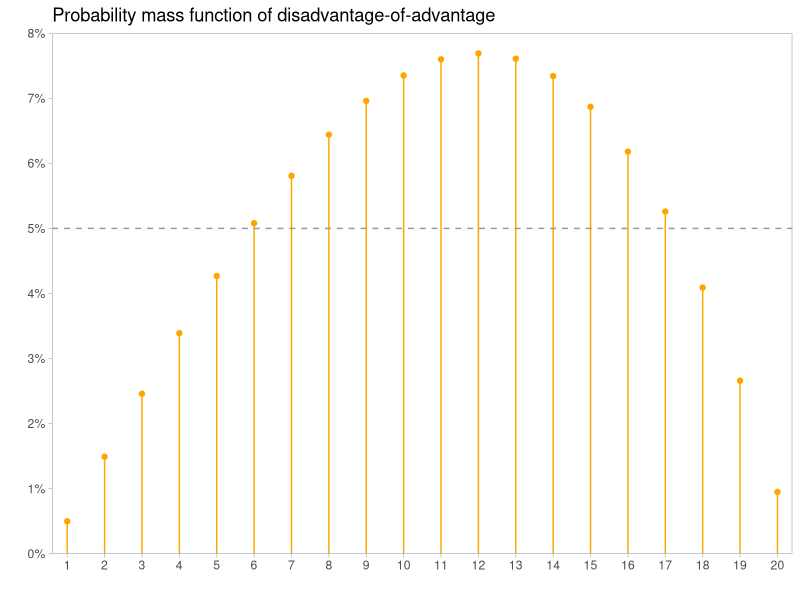
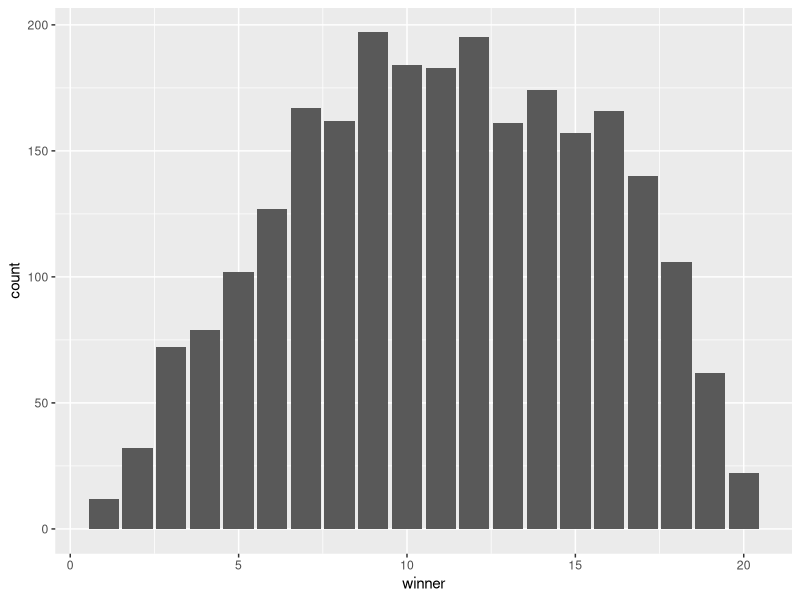
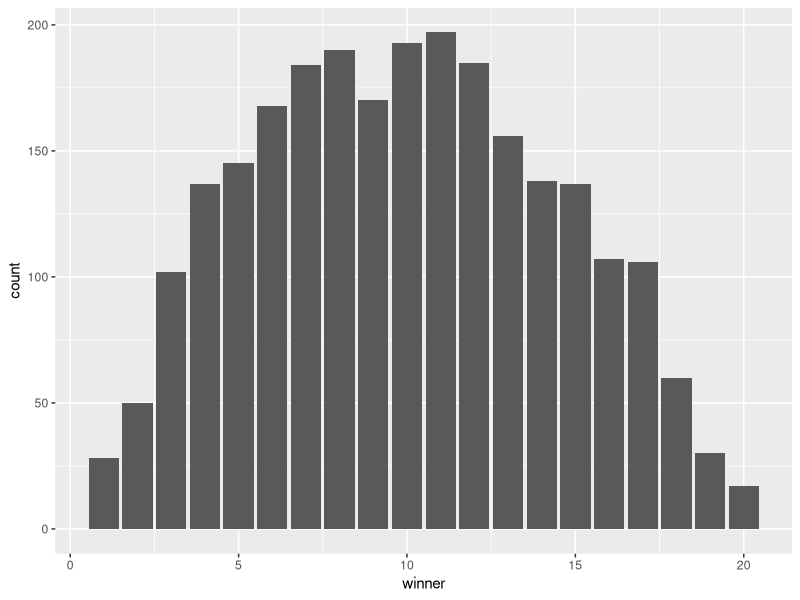
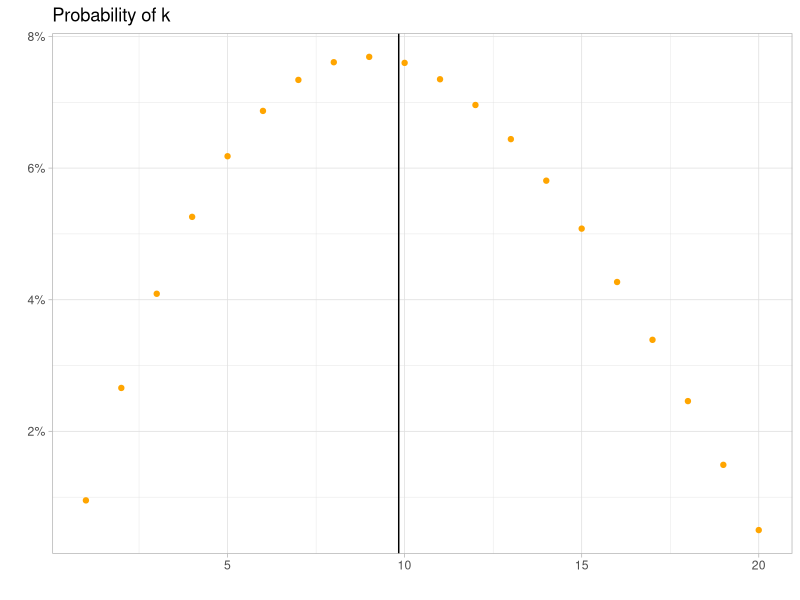

Reproduce these figures in R, in order.
## ---- chunk 1
library("tidyverse")
library("patchwork")
library("glue")
## ---- chunk 2
faces <- 20
F_dis_of_adv <- function(k, faces) {
  1 - (1 - (k / faces)^2)^2
}
pmf_dis_of_adv <- function(k, faces) {
  F_dis_of_adv(k, faces) - F_dis_of_adv(k-1, faces) 
}
dis_of_adv_beats <- function(N, faces) {
  1 - F_dis_of_adv(N - 1, faces)
}
df <- tibble(k = seq_len(20)) %>%
  mutate(prob = pmf_dis_of_adv(k, faces),
         beats = dis_of_adv_beats(k, faces))
exp_dis_of_adv <- sum(seq_len(faces) * pmf_dis_of_adv(seq_len(faces), faces))
## ---- chunk 3
df %>% 
  ggplot(aes(k, prob)) +
  geom_point(color="orange") +
  geom_segment(aes(xend=k, y=0, yend=prob), col="orange") +
  theme_light() +
  scale_y_continuous(labels = scales::percent_format(accuracy=1), 
                     breaks=seq(0, .08, .01), expand=c(0, 0)) +
  scale_x_continuous(breaks = seq(1, 20), expand = c(0.02, 0.02)) +
  labs(title = "Probability mass function of disadvantage-of-advantage", 
       x = "", y = "") +
  coord_cartesian(xlim=c(1, 20), ylim=c(0, .08)) +
  geom_hline(yintercept = .05, lty = 2, col="grey60") +
  theme(panel.grid= element_blank())
  # geom_point(y = .05, col = "lightblue", alpha=.4) +
  # geom_segment(aes(xend=k, y=0, yend=.05), col="lightblue", alpha=.4) +
  # geom_vline(xintercept = exp_dis_of_adv, lty=2, col="grey60") +
  # annotate("text", x = exp_dis_of_adv + .2, y = .085, 
  #          label=glue("Expected value:\n {round(exp_dis_of_adv, 2)}"),
  #          size=3, hjust=0, col="grey60") +


  
# df %>% 
#   ggplot(aes(k, beats)) +
#   geom_point(color="orange") +
#   theme_light() +
#   scale_y_continuous(labels = scales::percent_format(accuracy=1)) +
#   labs(x = "", y = "", title = "Probability of N or better")
## ---- chunk 4
sdf <- tibble(k = seq_len(20)) %>%
  mutate(beats_straight = 1 - (k-1) / 20,
         beats_dis_of_adv = dis_of_adv_beats(k, faces)) 
sdf

## ---- chunk 5
df <- tibble(roll = sample.int(n=20, size=10000, replace=TRUE)) %>%
  mutate(trial = floor((row_number() - 1)/ 4 + 1)) %>%
  mutate(pair = floor((row_number() - 1) / 2 + 1))

disadvantage_of_advantage <- df %>%
  group_by(trial, pair) %>%
  summarise(winner = max(roll)) %>%
  group_by(trial) %>%
  summarise(winner = min(winner)) 

adv_of_dis <- df %>%
  group_by(trial, pair) %>%
  summarise(winner = min(roll)) %>%
  group_by(trial) %>%
  summarise(winner = max(winner)) 

disadvantage_of_advantage %>%
  ggplot(aes(x = winner)) +
  geom_bar()

adv_of_dis %>%
  ggplot(aes(x = winner)) +
  geom_bar()

adv_of_dis %>%
  summarise(winner = mean(winner))

disadvantage_of_advantage %>%
  summarise(winner = mean(winner))

## ---- chunk 6
F_adv_of_dis <- function(k) {
  (1 - (1 - (k / 20))^2) ^2
}
pmf_adv_of_dis <- function(k) {
  F_adv_of_dis(k) - F_adv_of_dis(k-1) 
}
adv_of_dis_beats <- function(N) {
  1 - F_adv_of_dis(N - 1)
}
exp_adv_of_dis <- sum(seq_len(20) * pmf_adv_of_dis(seq_len(20)))
qdf <- tibble(k = seq_len(20)) %>%
  mutate(prob = pmf_adv_of_dis(k),
         beats = adv_of_dis_beats(k))
qdf %>% 
  ggplot(aes(k, prob)) +
  geom_point(color="orange") +
  theme_light() +
  scale_y_continuous(labels = scales::percent_format(accuracy=1)) +
  labs(x = "", y = "", title = "Probability of k") +
  geom_vline(xintercept = exp_adv_of_dis) 
exp_adv_of_dis
# |
# qdf %>% 
#  ggplot(aes(k, beats)) +
#  geom_point(color="orange") +
#  theme_light() +
#  scale_y_continuous(labels = scales::percent_format(accuracy=1)) +
#  labs(x = "", y = "", title = "Probability of N or better")
